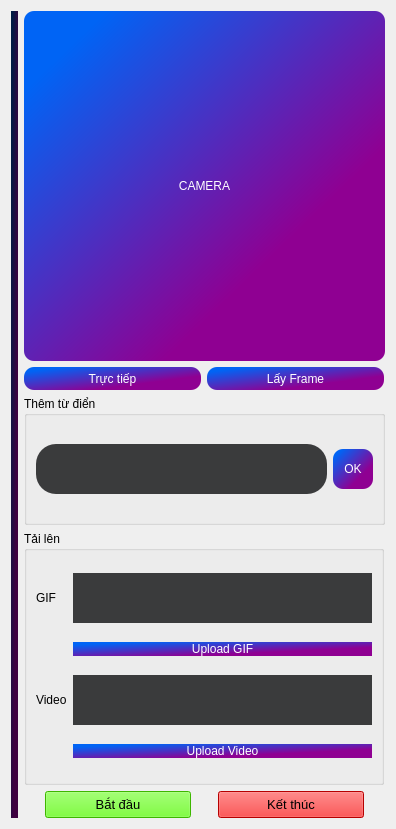
                     <widget class="QWidget" name="speech_to_sl_page">
                      <layout class="QGridLayout" name="gridLayout_7">
                       <item row="2" column="1" colspan="2">
                        <widget class="QGroupBox" name="groupBox_8">
                         <property name="minimumSize">
                          <size>
                           <width>361</width>
                           <height>129</height>
                          </size>
                         </property>
                         <property name="maximumSize">
                          <size>
                           <width>16777215</width>
                           <height>16777215</height>
                          </size>
                         </property>
                         <property name="title">
                          <string>Thêm từ điển</string>
                         </property>
                         <layout class="QGridLayout" name="gridLayout_13">
                          <item row="0" column="0">
                           <widget class="QTextEdit" name="add_text_def">
                            <property name="minimumSize">
                             <size>
                              <width>0</width>
                              <height>0</height>
                             </size>
                            </property>
                            <property name="maximumSize">
                             <size>
                              <width>16777215</width>
                              <height>50</height>
                             </size>
                            </property>
                            <property name="styleSheet">
                             <string notr="true">font: 15pt &quot;MS Shell Dlg 2&quot;;
   background-color: #3A3B3C;
   border: none; 
   color: white;
   border-radius: 20px;
</string>
                            </property>
                            <property name="frameShadow">
                             <enum>QFrame::Raised</enum>
                            </property>
                           </widget>
                          </item>
                          <item row="0" column="1">
                           <widget class="QPushButton" name="add_text_button">
                            <property name="minimumSize">
                             <size>
                              <width>40</width>
                              <height>40</height>
                             </size>
                            </property>
                            <property name="styleSheet">
                             <string notr="true">QPushButton:hover:!pressed {
    background-color: qlineargradient(spread:pad, x1:1, y1:1, x2:0, y2:0, stop:0.306818 rgba(63, 0, 64, 255), stop:0.886364 rgba(0, 27, 68, 255));
}
QPushButton {
   background-color: qlineargradient(spread:pad, x1:1, y1:1, x2:0, y2:0, stop:0.306818 rgba(143, 0, 146, 255), stop:0.886364 rgba(0, 100, 245, 255));
    border: none;
   color: white;
   border-radius: 25px;
 border: none; 
   color: white;
   border-radius: 10px;
}
</string>
                            </property>
                            <property name="text">
                             <string>OK</string>
                            </property>
                           </widget>
                          </item>
                         </layout>
                        </widget>
                       </item>
                       <item row="3" column="1" colspan="2">
                        <widget class="QGroupBox" name="groupBox_7">
                         <property name="minimumSize">
                          <size>
                           <width>360</width>
                           <height>254</height>
                          </size>
                         </property>
                         <property name="maximumSize">
                          <size>
                           <width>360</width>
                           <height>16777215</height>
                          </size>
                         </property>
                         <property name="title">
                          <string>Tải lên</string>
                         </property>
                         <layout class="QGridLayout" name="gridLayout_14">
                          <item row="0" column="0">
                           <widget class="QLabel" name="label_4">
                            <property name="styleSheet">
                             <string notr="true">font: 75 10pt &quot;MS Shell Dlg 2&quot;;</string>
                            </property>
                            <property name="text">
                             <string>GIF</string>
                            </property>
                            <property name="alignment">
                             <set>Qt::AlignLeading|Qt::AlignLeft|Qt::AlignVCenter</set>
                            </property>
                           </widget>
                          </item>
                          <item row="0" column="1">
                           <widget class="QTextEdit" name="link_gif_text">
                            <property name="maximumSize">
                             <size>
                              <width>16777215</width>
                              <height>50</height>
                             </size>
                            </property>
                            <property name="styleSheet">
                             <string notr="true">
   background-color: #3A3B3C;
   border: none; 
   color: white;

</string>
                            </property>
                            <property name="html">
                             <string>&lt;!DOCTYPE HTML PUBLIC &quot;-//W3C//DTD HTML 4.0//EN&quot; &quot;http://www.w3.org/TR/REC-html40/strict.dtd&quot;&gt;
&lt;html&gt;&lt;head&gt;&lt;meta name=&quot;qrichtext&quot; content=&quot;1&quot; /&gt;&lt;style type=&quot;text/css&quot;&gt;
p, li { white-space: pre-wrap; }
&lt;/style&gt;&lt;/head&gt;&lt;body style=&quot; font-family:'Segoe UI'; font-size:10pt; font-weight:400; font-style:normal;&quot;&gt;
&lt;p style=&quot;-qt-paragraph-type:empty; margin-top:0px; margin-bottom:0px; margin-left:0px; margin-right:0px; -qt-block-indent:0; text-indent:0px;&quot;&gt;&lt;br /&gt;&lt;/p&gt;&lt;/body&gt;&lt;/html&gt;</string>
                            </property>
                           </widget>
                          </item>
                          <item row="1" column="1">
                           <widget class="QPushButton" name="upload_gif_button">
                            <property name="styleSheet">
                             <string notr="true">QPushButton:hover:!pressed {
    background-color: qlineargradient(spread:pad, x1:1, y1:1, x2:0, y2:0, stop:0.306818 rgba(63, 0, 64, 255), stop:0.886364 rgba(0, 27, 68, 255));
}
QPushButton {
   background-color: qlineargradient(spread:pad, x1:1, y1:1, x2:0, y2:0, stop:0.306818 rgba(143, 0, 146, 255), stop:0.886364 rgba(0, 100, 245, 255));
    border: none;
   color: white;
   border-radius: 25px;
 border: none; 
   color: white;
   border-radius: 10px;
}
</string>
                            </property>
                            <property name="text">
                             <string>Upload GIF</string>
                            </property>
                           </widget>
                          </item>
                          <item row="2" column="0">
                           <widget class="QLabel" name="label_5">
                            <property name="styleSheet">
                             <string notr="true">font: 75 10pt &quot;MS Shell Dlg 2&quot;;</string>
                            </property>
                            <property name="text">
                             <string>Video</string>
                            </property>
                           </widget>
                          </item>
                          <item row="2" column="1">
                           <widget class="QTextEdit" name="link_video_text">
                            <property name="maximumSize">
                             <size>
                              <width>16777215</width>
                              <height>50</height>
                             </size>
                            </property>
                            <property name="styleSheet">
                             <string notr="true">
   background-color: #3A3B3C;
   border: none; 
   color: white;

</string>
                            </property>
                            <property name="html">
                             <string>&lt;!DOCTYPE HTML PUBLIC &quot;-//W3C//DTD HTML 4.0//EN&quot; &quot;http://www.w3.org/TR/REC-html40/strict.dtd&quot;&gt;
&lt;html&gt;&lt;head&gt;&lt;meta name=&quot;qrichtext&quot; content=&quot;1&quot; /&gt;&lt;style type=&quot;text/css&quot;&gt;
p, li { white-space: pre-wrap; }
&lt;/style&gt;&lt;/head&gt;&lt;body style=&quot; font-family:'Segoe UI'; font-size:10pt; font-weight:400; font-style:normal;&quot;&gt;
&lt;p style=&quot;-qt-paragraph-type:empty; margin-top:0px; margin-bottom:0px; margin-left:0px; margin-right:0px; -qt-block-indent:0; text-indent:0px;&quot;&gt;&lt;br /&gt;&lt;/p&gt;&lt;/body&gt;&lt;/html&gt;</string>
                            </property>
                           </widget>
                          </item>
                          <item row="3" column="1">
                           <widget class="QPushButton" name="upload_video_button_2">
                            <property name="styleSheet">
                             <string notr="true">QPushButton:hover:!pressed {
    background-color: qlineargradient(spread:pad, x1:1, y1:1, x2:0, y2:0, stop:0.306818 rgba(63, 0, 64, 255), stop:0.886364 rgba(0, 27, 68, 255));
}
QPushButton {
   background-color: qlineargradient(spread:pad, x1:1, y1:1, x2:0, y2:0, stop:0.306818 rgba(143, 0, 146, 255), stop:0.886364 rgba(0, 100, 245, 255));
    border: none;
   color: white;
   border-radius: 25px;
 border: none; 
   color: white;
   border-radius: 10px;
}
</string>
                            </property>
                            <property name="text">
                             <string>Upload Video</string>
                            </property>
                           </widget>
                          </item>
                         </layout>
                        </widget>
                       </item>
                       <item row="4" column="1" colspan="2">
                        <layout class="QGridLayout" name="gridLayout_6">
                         <item row="0" column="1">
                          <widget class="QPushButton" name="end_button_3">
                           <property name="maximumSize">
                            <size>
                             <width>146</width>
                             <height>331</height>
                            </size>
                           </property>
                           <property name="font">
                            <font>
                             <family>Segoe UI</family>
                             <pointsize>10</pointsize>
                             <weight>50</weight>
                             <italic>false</italic>
                             <bold>false</bold>
                            </font>
                           </property>
                           <property name="styleSheet">
                            <string notr="true">background-color:rgb(255, 0, 0)</string>
                           </property>
                           <property name="text">
                            <string>Kết thúc</string>
                           </property>
                           <property name="checkable">
                            <bool>true</bool>
                           </property>
                          </widget>
                         </item>
                         <item row="0" column="0">
                          <widget class="QPushButton" name="start_button_3">
                           <property name="minimumSize">
                            <size>
                             <width>146</width>
                             <height>27</height>
                            </size>
                           </property>
                           <property name="maximumSize">
                            <size>
                             <width>146</width>
                             <height>41</height>
                            </size>
                           </property>
                           <property name="font">
                            <font>
                             <family>Segoe UI</family>
                             <pointsize>10</pointsize>
                             <weight>50</weight>
                             <italic>false</italic>
                             <bold>false</bold>
                            </font>
                           </property>
                           <property name="styleSheet">
                            <string notr="true">background-color:rgb(85, 255, 0)</string>
                           </property>
                           <property name="text">
                            <string>Bắt đầu</string>
                           </property>
                           <property name="iconSize">
                            <size>
                             <width>30</width>
                             <height>30</height>
                            </size>
                           </property>
                           <property name="checkable">
                            <bool>true</bool>
                           </property>
                          </widget>
                         </item>
                        </layout>
                       </item>
                       <item row="1" column="1">
                        <widget class="QPushButton" name="cap_video_button">
                         <property name="minimumSize">
                          <size>
                           <width>177</width>
                           <height>23</height>
                          </size>
                         </property>
                         <property name="maximumSize">
                          <size>
                           <width>177</width>
                           <height>16777215</height>
                          </size>
                         </property>
                         <property name="styleSheet">
                          <string notr="true">QPushButton:hover:!pressed {
    background-color: qlineargradient(spread:pad, x1:1, y1:1, x2:0, y2:0, stop:0.306818 rgba(63, 0, 64, 255), stop:0.886364 rgba(0, 27, 68, 255));
}
QPushButton {
   background-color: qlineargradient(spread:pad, x1:1, y1:1, x2:0, y2:0, stop:0.306818 rgba(143, 0, 146, 255), stop:0.886364 rgba(0, 100, 245, 255));
    border: none;
   color: white;
   border-radius: 25px;
 border: none; 
   color: white;
   border-radius: 10px;
}
</string>
                         </property>
                         <property name="text">
                          <string>Trực tiếp</string>
                         </property>
                        </widget>
                       </item>
                       <item row="1" column="2">
                        <widget class="QPushButton" name="pushButton_3">
                         <property name="minimumSize">
                          <size>
                           <width>177</width>
                           <height>23</height>
                          </size>
                         </property>
                         <property name="maximumSize">
                          <size>
                           <width>177</width>
                           <height>16777215</height>
                          </size>
                         </property>
                         <property name="styleSheet">
                          <string notr="true">QPushButton:hover:!pressed {
    background-color: qlineargradient(spread:pad, x1:1, y1:1, x2:0, y2:0, stop:0.306818 rgba(63, 0, 64, 255), stop:0.886364 rgba(0, 27, 68, 255));
}
QPushButton {
   background-color: qlineargradient(spread:pad, x1:1, y1:1, x2:0, y2:0, stop:0.306818 rgba(143, 0, 146, 255), stop:0.886364 rgba(0, 100, 245, 255));
    border: none;
   color: white;
   border-radius: 25px;
 border: none; 
   color: white;
   border-radius: 10px;
}
</string>
                         </property>
                         <property name="text">
                          <string>Lấy Frame</string>
                         </property>
                        </widget>
                       </item>
                       <item row="0" column="1" colspan="2">
                        <widget class="QLabel" name="cap_video_label">
                         <property name="minimumSize">
                          <size>
                           <width>361</width>
                           <height>350</height>
                          </size>
                         </property>
                         <property name="maximumSize">
                          <size>
                           <width>300</width>
                           <height>16777210</height>
                          </size>
                         </property>
                         <property name="styleSheet">
                          <string notr="true">
   background-color: qlineargradient(spread:pad, x1:1, y1:1, x2:0, y2:0, stop:0.306818 rgba(143, 0, 146, 255), stop:0.886364 rgba(0, 100, 245, 255));
   border: none; 
   color: white;
   border-radius: 10px;
</string>
                         </property>
                         <property name="frameShadow">
                          <enum>QFrame::Plain</enum>
                         </property>
                         <property name="text">
                          <string>CAMERA</string>
                         </property>
                         <property name="alignment">
                          <set>Qt::AlignCenter</set>
                         </property>
                        </widget>
                       </item>
                       <item row="0" column="0" rowspan="5">
                        <widget class="QLabel" name="image_sl">
                         <property name="minimumSize">
                          <size>
                           <width>0</width>
                           <height>0</height>
                          </size>
                         </property>
                         <property name="autoFillBackground">
                          <bool>false</bool>
                         </property>
                         <property name="styleSheet">
                          <string notr="true">  border-radius: 20px;
   background-color: qlineargradient(spread:pad, x1:1, y1:1, x2:0, y2:0, stop:0.306818 rgba(63, 0, 64, 255), stop:0.886364 rgba(0, 27, 68, 255));
font: 36pt &quot;MS Shell Dlg 2&quot;;
</string>
                         </property>
                         <property name="frameShape">
                          <enum>QFrame::Box</enum>
                         </property>
                         <property name="frameShadow">
                          <enum>QFrame::Plain</enum>
                         </property>
                         <property name="text">
                          <string/>
                         </property>
                         <property name="alignment">
                          <set>Qt::AlignCenter</set>
                         </property>
                        </widget>
                       </item>
                      </layout>
                     </widget>
